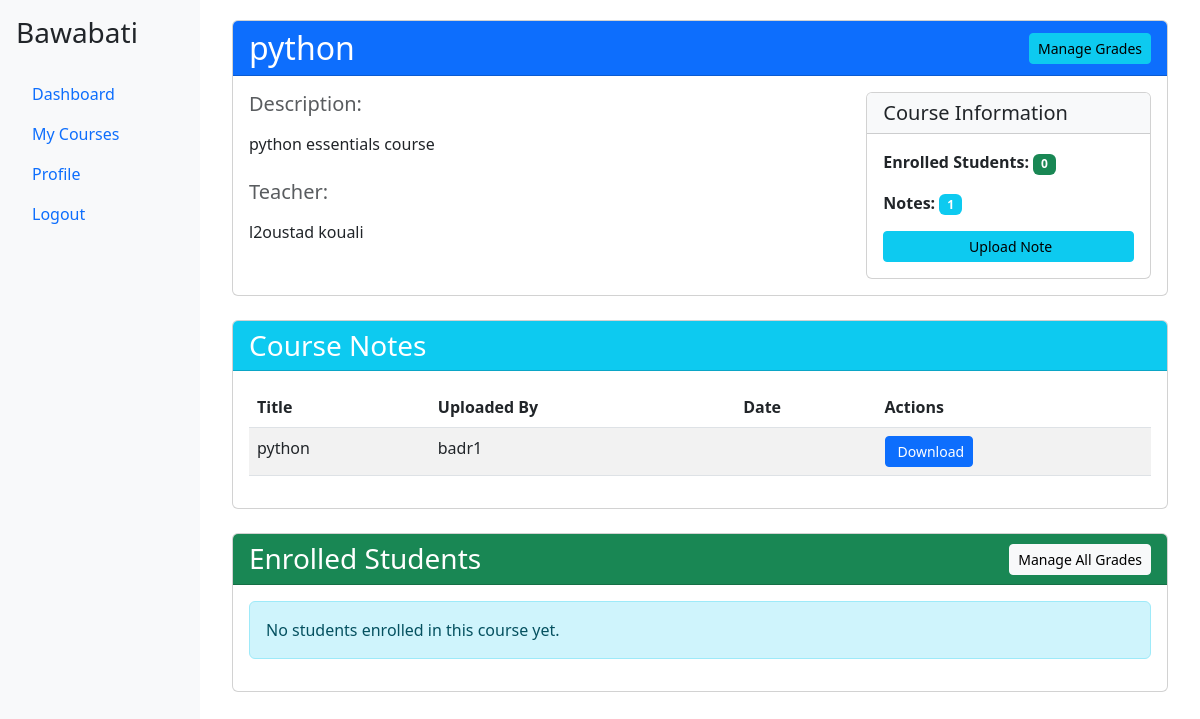
/api/courses/1/ (signed in), run on an earlier commit of the app's database.
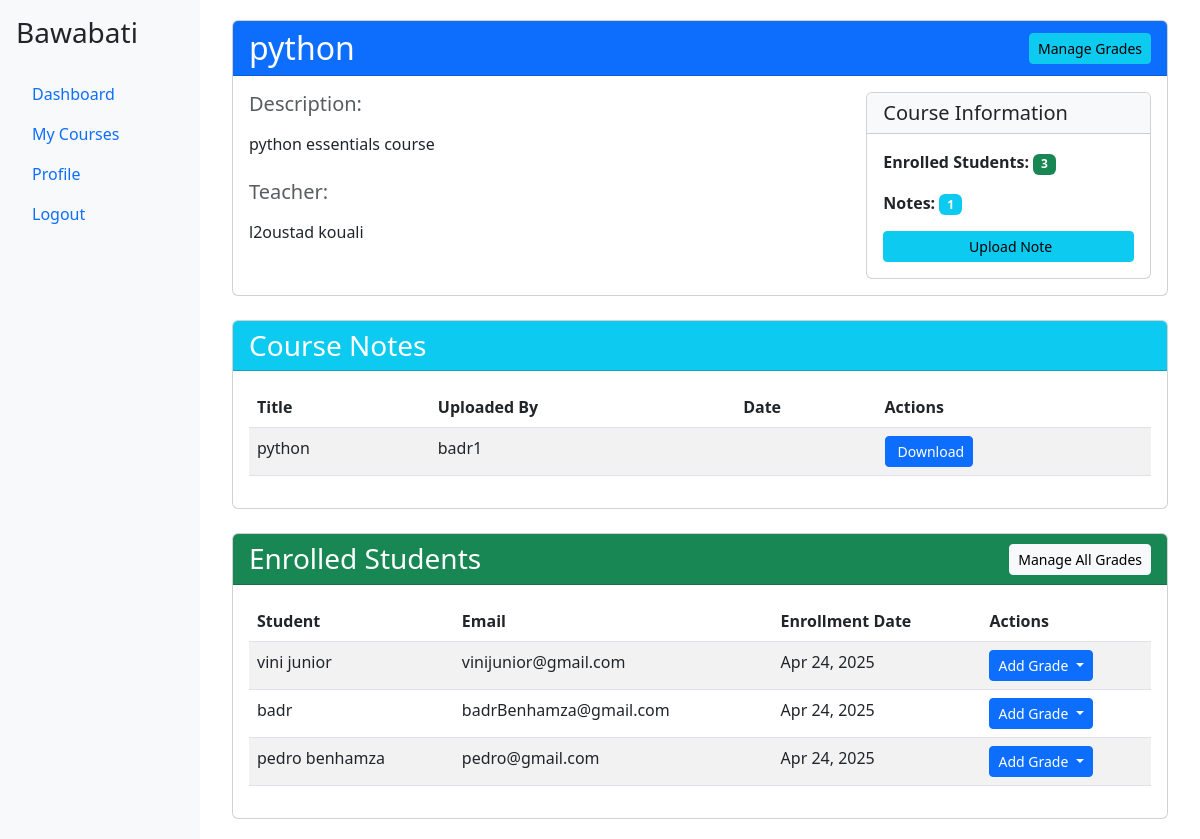
And on a later commit of the database.
### bawabati_app/models.py (models this page shows, shortened)
class Note(models.Model):
    title = models.CharField(max_length=200)
    file = models.FileField(upload_to='notes/', blank=True, null=True)
    course = models.ForeignKey(Course, on_delete=models.CASCADE, related_name='notes')
    uploaded_by = models.ForeignKey(User, on_delete=models.CASCADE)
    content = models.TextField()  # longtext in MySQL maps to TextField in Django
    created_at = models.DateTimeField(auto_now_add=True)
    updated_at = models.DateTimeField(auto_now=True)

class Enrollment(models.Model):
    student = models.ForeignKey(
        User,
        on_delete=models.CASCADE,
        limit_choices_to={'userprofile__role': 'student'}
    )
    course = models.ForeignKey(Course, on_delete=models.CASCADE, related_name='enrollments')
    enrollment_date = models.DateTimeField(auto_now_add=True)
    class Meta:
        unique_together = ['student', 'course']

### bawabati_app/views.py (the view)
# urls.py: path('courses/<int:pk>/', views.CourseDetailView.as_view(), name='course_detail'),
class CourseDetailView(LoginRequiredMixin, DetailView):
    model = Course
    template_name = 'bawabati_app/course_detail.html'
    def get_context_data(self, **kwargs):
        context = super().get_context_data(**kwargs)
        course = self.get_object()
        if is_admin(self.request.user) or is_teacher(self.request.user):
            context['enrolled_students'] = Enrollment.objects.filter(course=course)
        if is_student(self.request.user):
            context['is_enrolled'] = Enrollment.objects.filter(
                student=self.request.user,
                course=course
            ).exists()
        context['notes'] = Note.objects.filter(course=course)
        return context

### bawabati_app/views.py (called while the page is built)
def is_admin(user):
    return hasattr(user, 'userprofile') and user.userprofile.role == 'admin'

def is_teacher(user):
    return hasattr(user, 'userprofile') and user.userprofile.role == 'teacher'

def is_student(user):
    return hasattr(user, 'userprofile') and user.userprofile.role == 'student'

### bawabati_app/templates/bawabati_app/course_detail.html (shortened to what the changed rows need)
{% extends "bawabati_app/base.html" %}
{% block content %}
<div class="container-fluid">
    <div class="card mb-4">
        <div class="card-header bg-primary text-white">
            <div class="d-flex justify-content-between align-items-center">
                <h2 class="mb-0">{{ course.title }}</h2>
            </div>
        </div>
        <div class="card-body">
            <div class="row">
                <div class="col-md-4">
                    <div class="card">
                        <div class="card-body">
                            {% if user.userprofile.role == 'admin' or user == course.assigned_teacher %}
                            <p>
                                <strong>Enrolled Students:</strong>
                                <span class="badge bg-success">{{ enrolled_students.count }}</span>
                            </p>
                            {% endif %}
                        </div>
                    </div>
                </div>
            </div>
        </div>
    </div>
    <div class="card mb-4">
        <div class="card-body">
            {% if notes %}
            <div class="table-responsive">
                <table class="table table-striped">
                    <thead>
                        <tr>
                            <th>Title</th>
                            <th>Uploaded By</th>
                            <th>Date</th>
                            <th>Actions</th>
                        </tr>
                    </thead>
                    <tbody>
                        {% for note in notes %}
                        <tr>
                            <td>{{ note.title }}</td>
                            <td>{{ note.uploaded_by.get_full_name|default:note.uploaded_by.username }}</td>
                            <td>{{ note.upload_date|date:"M d, Y" }}</td>
                            <td>
                                <a href="{{ note.file.url }}" class="btn btn-sm btn-primary" download>
                                     Download
                                </a>
                            </td>
                        </tr>
                        {% endfor %}
                    </tbody>
                </table>
            </div>
            {% endif %}
        </div>
    </div>
    {% if user.userprofile.role == 'admin' or user == course.assigned_teacher %}
    <div class="card">
        <div class="card-body">
            {% if enrolled_students %}
            <div class="table-responsive">
                <table class="table table-striped">
                    <thead>
                        <tr>
                            <th>Student</th>
                            <th>Email</th>
                            <th>Enrollment Date</th>
                            <th>Actions</th>
                        </tr>
                    </thead>
                    <tbody>
                        {% for enrollment in enrolled_students %}
                        <tr>
                            <td>{{ enrollment.student.get_full_name|default:enrollment.student.username }}</td>
                            <td>{{ enrollment.student.email }}</td>
                            <td>{{ enrollment.enrollment_date|date:"M d, Y" }}</td>
                            <td>
                                <div class="btn-group">
                                    <button type="button" class="btn btn-primary btn-sm dropdown-toggle" data-bs-toggle="dropdown">
                                        Add Grade
                                    </button>
                                </div>
                            </td>
                        </tr>
                        {% endfor %}
                    </tbody>
                </table>
            </div>
            {% else %}
            <div class="alert alert-info">No students enrolled in this course yet.</div>
            {% endif %}
        </div>
    </div>
    {% endif %}
</div>
{% endblock %}

What changed in the data, as far as the page shows it:
added Enrollment: student.get_full_name "vini junior", student.email "vinijunior@gmail.com", enrollment_date "Apr 24, 2025"
added Enrollment: student.get_full_name "badr", student.email "badrBenhamza@gmail.com", enrollment_date "Apr 24, 2025"
added Enrollment: student.get_full_name "pedro benhamza", student.email "pedro@gmail.com", enrollment_date "Apr 24, 2025"
Also different on the page:
{{ enrolled_students.count }}: "0" → "3"
text no longer shown: "No students enrolled in this course yet."
text now shown: "Student Email Enrollment Date Actions"
